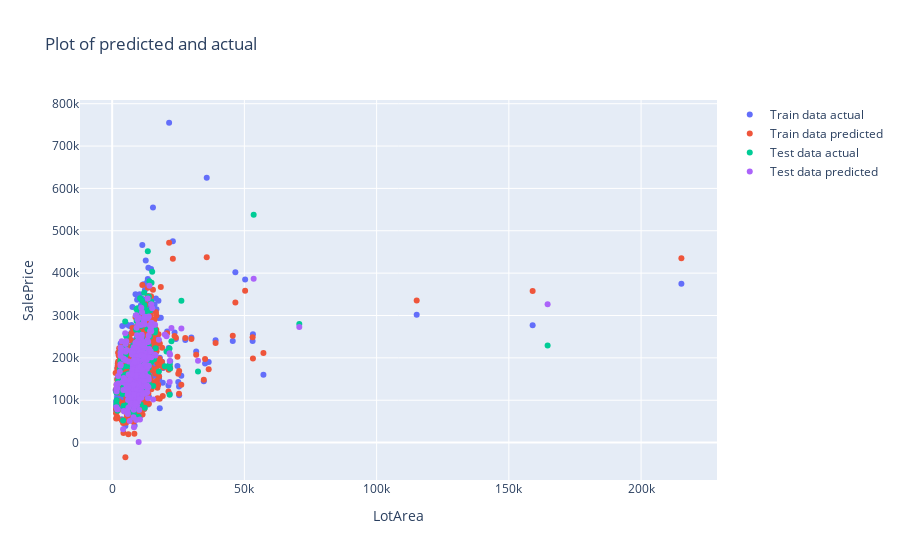
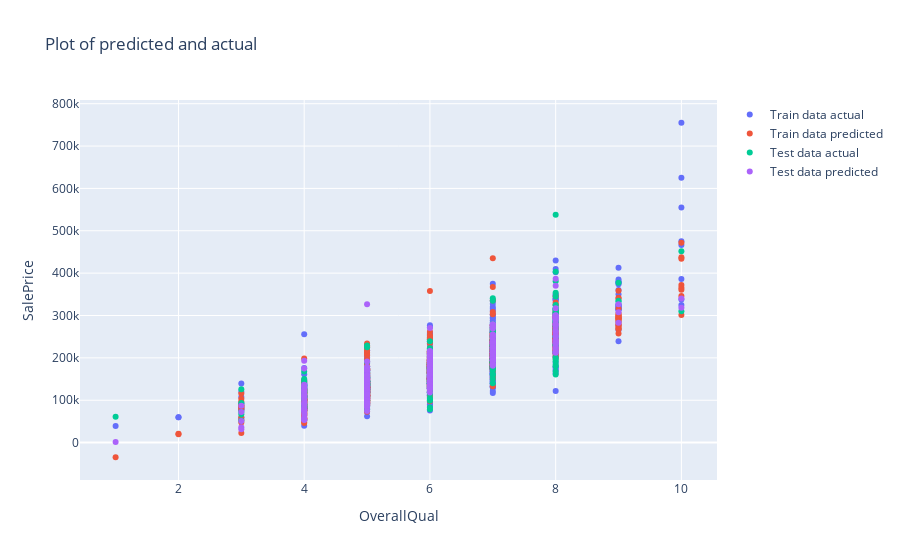
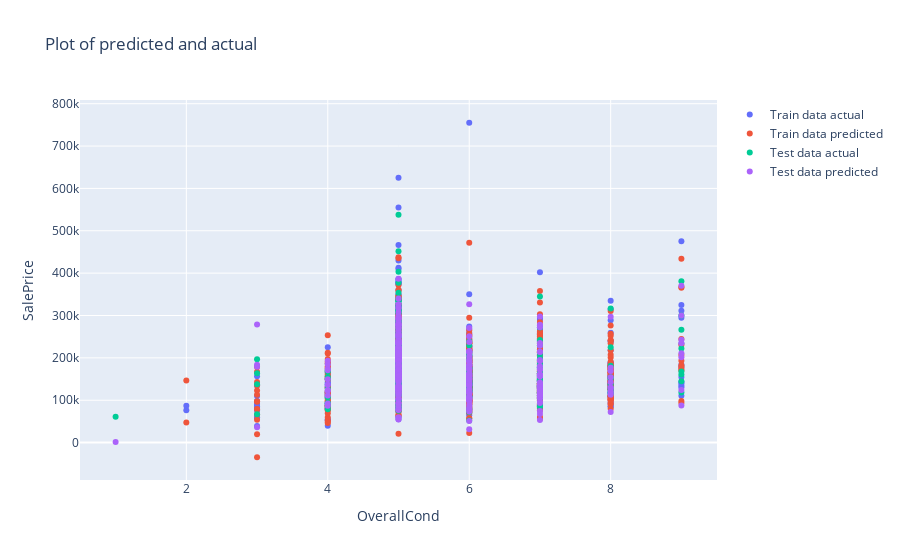
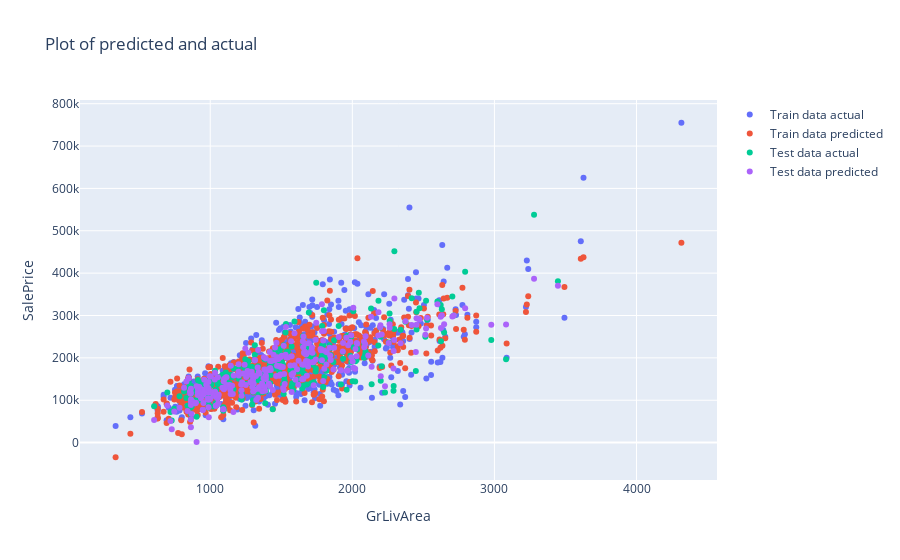

The cell these charts' notebook holds for them, in order:
### Code cell
cols = X_train.columns
for col in cols:
    plot_data = []
    plot_data.append(go.Scatter(x= X_train[col], y= y_train, name = 'Train data actual', mode = 'markers'))
    plot_data.append(go.Scatter(x= X_train[col], y= model.predict(X_train), name = 'Train data predicted', mode = 'markers'))
    plot_data.append(go.Scatter(x= X_test[col], y= y_test, name = 'Test data actual', mode = 'markers'))
    plot_data.append(go.Scatter(x= X_test[col], y= model.predict(X_test), name = 'Test data predicted', mode = 'markers'))

    layout = go.Layout(xaxis = dict(title=col), yaxis = dict(title= 'SalePrice'), 
                       title = 'Plot of predicted and actual')
    fig = go.Figure(data= plot_data, layout=layout)
    plotly.offline.iplot(fig)

### Figure 1 — Plotly figure (JSON) as saved in the notebook; plotly's stock layout.template omitted (floating-point values rounded to 4 significant figures; data arrays with more than 128 entries replaced by an {"elided": "..."} marker saying what was removed)
{"data": [{"mode": "markers", "name": "Train data actual", "type": "scatter", "x": {"elided": "898 int values"}, "y": {"elided": "898 int values"}}, {"mode": "markers", "name": "Train data predicted", "type": "scatter", "x": {"elided": "898 int values"}, "y": {"elided": "898 float values"}}, {"mode": "markers", "name": "Test data actual", "type": "scatter", "x": {"elided": "300 int values"}, "y": {"elided": "300 int values"}}, {"mode": "markers", "name": "Test data predicted", "type": "scatter", "x": {"elided": "300 int values"}, "y": {"elided": "300 float values"}}], "layout": {"title": {"text": "Plot of predicted and actual"}, "xaxis": {"title": {"text": "LotArea"}}, "yaxis": {"title": {"text": "SalePrice"}}}}

### Figure 2 — Plotly figure (JSON) as saved in the notebook; plotly's stock layout.template omitted (floating-point values rounded to 4 significant figures; data arrays with more than 128 entries replaced by an {"elided": "..."} marker saying what was removed)
{"data": [{"mode": "markers", "name": "Train data actual", "type": "scatter", "x": {"elided": "898 int values"}, "y": {"elided": "898 int values"}}, {"mode": "markers", "name": "Train data predicted", "type": "scatter", "x": {"elided": "898 int values"}, "y": {"elided": "898 float values"}}, {"mode": "markers", "name": "Test data actual", "type": "scatter", "x": {"elided": "300 int values"}, "y": {"elided": "300 int values"}}, {"mode": "markers", "name": "Test data predicted", "type": "scatter", "x": {"elided": "300 int values"}, "y": {"elided": "300 float values"}}], "layout": {"title": {"text": "Plot of predicted and actual"}, "xaxis": {"title": {"text": "OverallQual"}}, "yaxis": {"title": {"text": "SalePrice"}}}}

### Figure 3 — Plotly figure (JSON) as saved in the notebook; plotly's stock layout.template omitted (floating-point values rounded to 4 significant figures; data arrays with more than 128 entries replaced by an {"elided": "..."} marker saying what was removed)
{"data": [{"mode": "markers", "name": "Train data actual", "type": "scatter", "x": {"elided": "898 int values"}, "y": {"elided": "898 int values"}}, {"mode": "markers", "name": "Train data predicted", "type": "scatter", "x": {"elided": "898 int values"}, "y": {"elided": "898 float values"}}, {"mode": "markers", "name": "Test data actual", "type": "scatter", "x": {"elided": "300 int values"}, "y": {"elided": "300 int values"}}, {"mode": "markers", "name": "Test data predicted", "type": "scatter", "x": {"elided": "300 int values"}, "y": {"elided": "300 float values"}}], "layout": {"title": {"text": "Plot of predicted and actual"}, "xaxis": {"title": {"text": "OverallCond"}}, "yaxis": {"title": {"text": "SalePrice"}}}}

### Figure 4 — Plotly figure (JSON) as saved in the notebook; plotly's stock layout.template omitted (floating-point values rounded to 4 significant figures; data arrays with more than 128 entries replaced by an {"elided": "..."} marker saying what was removed)
{"data": [{"mode": "markers", "name": "Train data actual", "type": "scatter", "x": {"elided": "898 int values"}, "y": {"elided": "898 int values"}}, {"mode": "markers", "name": "Train data predicted", "type": "scatter", "x": {"elided": "898 int values"}, "y": {"elided": "898 float values"}}, {"mode": "markers", "name": "Test data actual", "type": "scatter", "x": {"elided": "300 int values"}, "y": {"elided": "300 int values"}}, {"mode": "markers", "name": "Test data predicted", "type": "scatter", "x": {"elided": "300 int values"}, "y": {"elided": "300 float values"}}], "layout": {"title": {"text": "Plot of predicted and actual"}, "xaxis": {"title": {"text": "GrLivArea"}}, "yaxis": {"title": {"text": "SalePrice"}}}}
